Frame 1 (no input): blank canvas, image omitted
Frame 60 (no input): blank canvas, image omitted
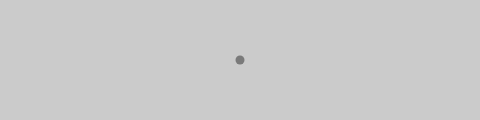
Frame 120 (the mouse pressed at the canvas centre since frame 60)

The p5.js sketch whose frames 1 and 60 were blank and that drew this single picture after the mouse press (run headless with seeded random() and noise() and a simulated clock; from frame 60 on, the mouse is pressed at the canvas centre):

// p5.js sketch
// ── sketch.js
/*
note: 
Each trip through draw() is called a frame. The default frame rate is 60 frames per second
*/

function setup() {
  createCanvas(480, 120);
  fill(0, 102);
  noStroke();
}

function draw() {
background(203);
ellipse(mouseX, mouseY, 9, 9);

}
